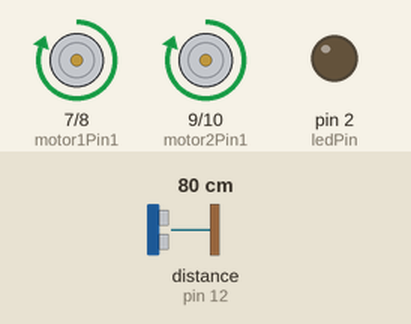
Recording of a sketch running on a simulated Arduino Uno, built with avr-gcc and run on an emulated ATmega328P. On the bench: motor-driver pin pairs drawn as motors (green arrow = first pin HIGH = forward, orange = second pin HIGH = backward, longer = more drive, scaled by the enable pin), output pins drawn as LEDs (lit = HIGH). Wiring (inferred from the names in the program): ultrasonic range finder: trigger pin 11; echo pin 12. The test bench sets the inputs (shaded band); at power-on: distance to the obstacle (sensor on pin 12) 80 cm. The echo pulse lasts 58.3 µs per cm; pins used as bus, display or sensor lines are not drawn.

Above: at 1.2 s.
1.3 s: distance to the obstacle (sensor on pin 12) set to 8 cm
2.8 s: distance to the obstacle (sensor on pin 12) set to 5 cm
At 5.1 s:
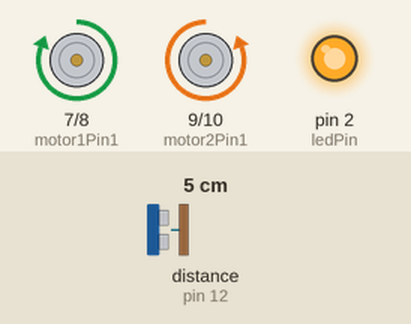
5.8 s: distance to the obstacle (sensor on pin 12) set to 9 cm
At 7.2 s:
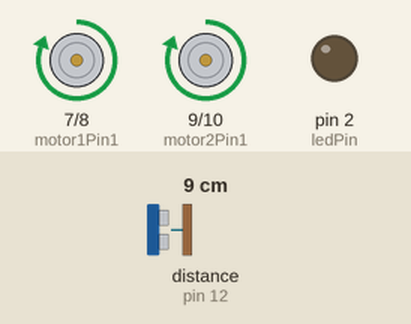
7.8 s: distance to the obstacle (sensor on pin 12) set to 2 cm
At 8.2 s:
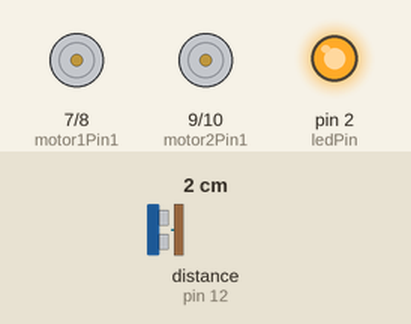
Timing chart, 0 to 11.8 s (numbered marks = the images above; inputs shaded):
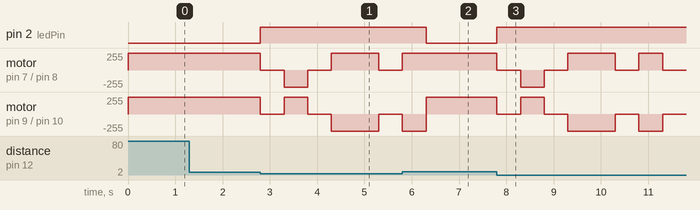

Measured:
- the behaviour switches between 7 and 6 cm on distance to the obstacle (sensor on pin 12) (found by bisection; images 0 and 1)
- after the input at 1.3 s, every drawn part: stays the same
- after the input at 2.8 s, pin 2 (ledPin): LOW → HIGH at once; motor on pin 7 (motor1Pin1) / pin 8 (motor1Pin2): forward 255/255 → stopped at once, → backward 255/255 0.50 s later, → stopped 0.50 s later, → forward 255/255 0.50 s later, … (5 changes in this stretch)
- after the input at 5.8 s, pin 2 (ledPin): HIGH → LOW after 0.50 s; motor on pin 7 (motor1Pin1) / pin 8 (motor1Pin2): goes on until 5.8 s, then stays forward 255/255
- after the input at 7.8 s, pin 2 (ledPin): LOW → HIGH at once; motor on pin 7 (motor1Pin1) / pin 8 (motor1Pin2): forward 255/255 → stopped at once, → backward 255/255 0.50 s later, → stopped 0.50 s later, → forward 255/255 0.50 s later, … (7 changes in this stretch)

The sketch:

dynamic_sensor_car.ino
```cpp
// Definindo pinos para o LED e a ponte H
const int ledPin = 2; // Pino do LED
const int motor1Pin1 = 7;
const int motor1Pin2 = 8;
const int enableA = 5;
const int motor2Pin1 = 9;
const int motor2Pin2 = 10;
const int enableB = 6;

// Definindo pinos para o sensor ultrassônico
const int trigPin = 11;
const int echoPin = 12;

// Definindo limites de distância
const int distanceStop = 5; // em centímetros
const int distanceTurn = 10; // em centímetros

void setup() {
  // Configurando os pinos dos motores como saídas
  pinMode(motor1Pin1, OUTPUT);
  pinMode(motor1Pin2, OUTPUT);
  pinMode(motor2Pin1, OUTPUT);
  pinMode(motor2Pin2, OUTPUT);
  pinMode(enableA, OUTPUT);
  pinMode(enableB, OUTPUT);

  // Configurando o pino do LED como saída
  pinMode(ledPin, OUTPUT);

  // Configurando os pinos do sensor ultrassônico
  pinMode(trigPin, OUTPUT);
  pinMode(echoPin, INPUT);

  // Inicializando a comunicação serial
  Serial.begin(9600);
}

void loop() {
  int distance = getDistance();

  if (distance <= distanceStop) {
    stopMotors();
    digitalWrite(ledPin, HIGH); // Acende o LED
    delay(500);

    // Verificando a esquerda
    turnLeft();
    delay(500);
    int leftDistance = getDistance();
    stopMotors();
    delay(500);

    // Se a distância à esquerda for maior que 10cm, segue
    if (leftDistance > distanceTurn) {
      moveForward();
    } else {
      // Verificando a direita
      turnRight();
      delay(1000); // Tempo maior para virar completamente à direita
      int rightDistance = getDistance();
      stopMotors();
      delay(500);

      // Se a distância à direita for maior que 10cm, segue
      if (rightDistance > distanceTurn) {
        moveForward();
      } else {
        // Caso contrário, vira à direita
        turnRight();
        delay(500);
      }
    }
  } else {
    moveForward();
    digitalWrite(ledPin, LOW); // Desliga o LED
  }
}

void moveForward() {
  digitalWrite(motor1Pin1, HIGH);
  digitalWrite(motor1Pin2, LOW);
  digitalWrite(motor2Pin1, HIGH);
  digitalWrite(motor2Pin2, LOW);
  analogWrite(enableA, 255);
  analogWrite(enableB, 255);
}

void stopMotors() {
  digitalWrite(motor1Pin1, LOW);
  digitalWrite(motor1Pin2, LOW);
  digitalWrite(motor2Pin1, LOW);
  digitalWrite(motor2Pin2, LOW);
  analogWrite(enableA, 0);
  analogWrite(enableB, 0);
}

void turnLeft() {
  digitalWrite(motor1Pin1, LOW);
  digitalWrite(motor1Pin2, HIGH);
  digitalWrite(motor2Pin1, HIGH);
  digitalWrite(motor2Pin2, LOW);
  analogWrite(enableA, 255);
  analogWrite(enableB, 255);
}

void turnRight() {
  digitalWrite(motor1Pin1, HIGH);
  digitalWrite(motor1Pin2, LOW);
  digitalWrite(motor2Pin1, LOW);
  digitalWrite(motor2Pin2, HIGH);
  analogWrite(enableA, 255);
  analogWrite(enableB, 255);
}

int getDistance() {
  digitalWrite(trigPin, LOW);
  delayMicroseconds(2);
  digitalWrite(trigPin, HIGH);
  delayMicroseconds(10);
  digitalWrite(trigPin, LOW);

  long duration = pulseIn(echoPin, HIGH);
  int distance = duration * 0.034 / 2;

  return distance;
}
```
